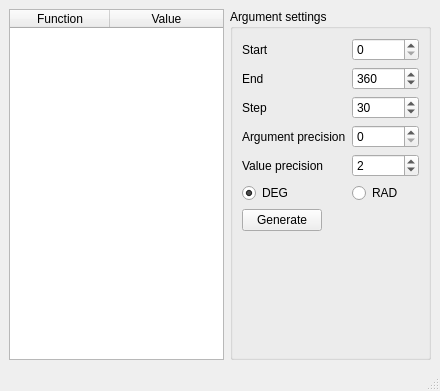
<?xml version="1.0" encoding="UTF-8"?>
<ui version="4.0">
 <class>MainWindow</class>
 <widget class="QMainWindow" name="MainWindow">
  <property name="geometry">
   <rect>
    <x>0</x>
    <y>0</y>
    <width>440</width>
    <height>391</height>
   </rect>
  </property>
  <property name="sizePolicy">
   <sizepolicy hsizetype="Maximum" vsizetype="Preferred">
    <horstretch>0</horstretch>
    <verstretch>0</verstretch>
   </sizepolicy>
  </property>
  <property name="minimumSize">
   <size>
    <width>0</width>
    <height>0</height>
   </size>
  </property>
  <property name="windowTitle">
   <string>Sin-O-Matic-1000</string>
  </property>
  <property name="dockNestingEnabled">
   <bool>false</bool>
  </property>
  <widget class="QWidget" name="centralwidget">
   <property name="minimumSize">
    <size>
     <width>0</width>
     <height>0</height>
    </size>
   </property>
   <layout class="QGridLayout" name="gridLayout">
    <item row="0" column="0">
     <widget class="QTableWidget" name="tableWidget_results">
      <property name="sizePolicy">
       <sizepolicy hsizetype="Expanding" vsizetype="Expanding">
        <horstretch>0</horstretch>
        <verstretch>0</verstretch>
       </sizepolicy>
      </property>
      <property name="maximumSize">
       <size>
        <width>16777215</width>
        <height>16777215</height>
       </size>
      </property>
      <property name="editTriggers">
       <set>QAbstractItemView::NoEditTriggers</set>
      </property>
      <property name="rowCount">
       <number>0</number>
      </property>
      <property name="columnCount">
       <number>2</number>
      </property>
      <attribute name="horizontalHeaderVisible">
       <bool>true</bool>
      </attribute>
      <attribute name="horizontalHeaderCascadingSectionResizes">
       <bool>true</bool>
      </attribute>
      <attribute name="horizontalHeaderHighlightSections">
       <bool>true</bool>
      </attribute>
      <attribute name="horizontalHeaderShowSortIndicator" stdset="0">
       <bool>true</bool>
      </attribute>
      <attribute name="horizontalHeaderStretchLastSection">
       <bool>true</bool>
      </attribute>
      <attribute name="verticalHeaderVisible">
       <bool>false</bool>
      </attribute>
      <attribute name="verticalHeaderCascadingSectionResizes">
       <bool>true</bool>
      </attribute>
      <attribute name="verticalHeaderHighlightSections">
       <bool>true</bool>
      </attribute>
      <attribute name="verticalHeaderShowSortIndicator" stdset="0">
       <bool>true</bool>
      </attribute>
      <attribute name="verticalHeaderStretchLastSection">
       <bool>false</bool>
      </attribute>
      <column>
       <property name="text">
        <string>Function</string>
       </property>
      </column>
      <column>
       <property name="text">
        <string>Value</string>
       </property>
      </column>
     </widget>
    </item>
    <item row="0" column="1">
     <widget class="QGroupBox" name="groupBox">
      <property name="sizePolicy">
       <sizepolicy hsizetype="Fixed" vsizetype="Preferred">
        <horstretch>0</horstretch>
        <verstretch>0</verstretch>
       </sizepolicy>
      </property>
      <property name="title">
       <string>Argument settings</string>
      </property>
      <layout class="QVBoxLayout" name="verticalLayout">
       <item>
        <layout class="QFormLayout" name="formLayout_2">
         <item row="0" column="0">
          <widget class="QLabel" name="label">
           <property name="text">
            <string>Start</string>
           </property>
          </widget>
         </item>
         <item row="0" column="1">
          <widget class="QDoubleSpinBox" name="doubleSpinBox_start">
           <property name="decimals">
            <number>0</number>
           </property>
           <property name="maximum">
            <double>1000000000.000000000000000</double>
           </property>
           <property name="value">
            <double>0.000000000000000</double>
           </property>
          </widget>
         </item>
         <item row="1" column="0">
          <widget class="QLabel" name="label_2">
           <property name="text">
            <string>End</string>
           </property>
          </widget>
         </item>
         <item row="1" column="1">
          <widget class="QDoubleSpinBox" name="doubleSpinBox_end">
           <property name="decimals">
            <number>0</number>
           </property>
           <property name="maximum">
            <double>100000000.000000000000000</double>
           </property>
           <property name="value">
            <double>360.000000000000000</double>
           </property>
          </widget>
         </item>
         <item row="2" column="0">
          <widget class="QLabel" name="label_3">
           <property name="text">
            <string>Step</string>
           </property>
          </widget>
         </item>
         <item row="2" column="1">
          <widget class="QDoubleSpinBox" name="doubleSpinBox_step">
           <property name="decimals">
            <number>0</number>
           </property>
           <property name="maximum">
            <double>1000000000.000000000000000</double>
           </property>
           <property name="singleStep">
            <double>1.000000000000000</double>
           </property>
           <property name="stepType">
            <enum>QAbstractSpinBox::DefaultStepType</enum>
           </property>
           <property name="value">
            <double>30.000000000000000</double>
           </property>
          </widget>
         </item>
         <item row="5" column="0">
          <widget class="QRadioButton" name="radioButton_degrees">
           <property name="text">
            <string>DEG</string>
           </property>
           <property name="checked">
            <bool>true</bool>
           </property>
          </widget>
         </item>
         <item row="5" column="1">
          <widget class="QRadioButton" name="radioButton_radians">
           <property name="text">
            <string>RAD</string>
           </property>
          </widget>
         </item>
         <item row="3" column="0">
          <widget class="QLabel" name="label_4">
           <property name="text">
            <string>Argument precision</string>
           </property>
          </widget>
         </item>
         <item row="3" column="1">
          <widget class="QSpinBox" name="spinBox_argumentPrecision">
           <property name="singleStep">
            <number>1</number>
           </property>
           <property name="stepType">
            <enum>QAbstractSpinBox::DefaultStepType</enum>
           </property>
          </widget>
         </item>
         <item row="4" column="0">
          <widget class="QLabel" name="label_5">
           <property name="text">
            <string>Value precision</string>
           </property>
          </widget>
         </item>
         <item row="4" column="1">
          <widget class="QSpinBox" name="spinBox_valuePrecision">
           <property name="value">
            <number>2</number>
           </property>
          </widget>
         </item>
        </layout>
       </item>
       <item>
        <layout class="QHBoxLayout" name="horizontalLayout">
         <item>
          <widget class="QPushButton" name="pushButton_generate">
           <property name="text">
            <string>Generate</string>
           </property>
          </widget>
         </item>
         <item>
          <spacer name="horizontalSpacer">
           <property name="orientation">
            <enum>Qt::Horizontal</enum>
           </property>
           <property name="sizeHint" stdset="0">
            <size>
             <width>40</width>
             <height>20</height>
            </size>
           </property>
          </spacer>
         </item>
        </layout>
       </item>
       <item>
        <spacer name="verticalSpacer">
         <property name="orientation">
          <enum>Qt::Vertical</enum>
         </property>
         <property name="sizeHint" stdset="0">
          <size>
           <width>20</width>
           <height>40</height>
          </size>
         </property>
        </spacer>
       </item>
      </layout>
     </widget>
    </item>
   </layout>
  </widget>
  <widget class="QStatusBar" name="statusbar"/>
 </widget>
 <resources/>
 <connections/>
</ui>
